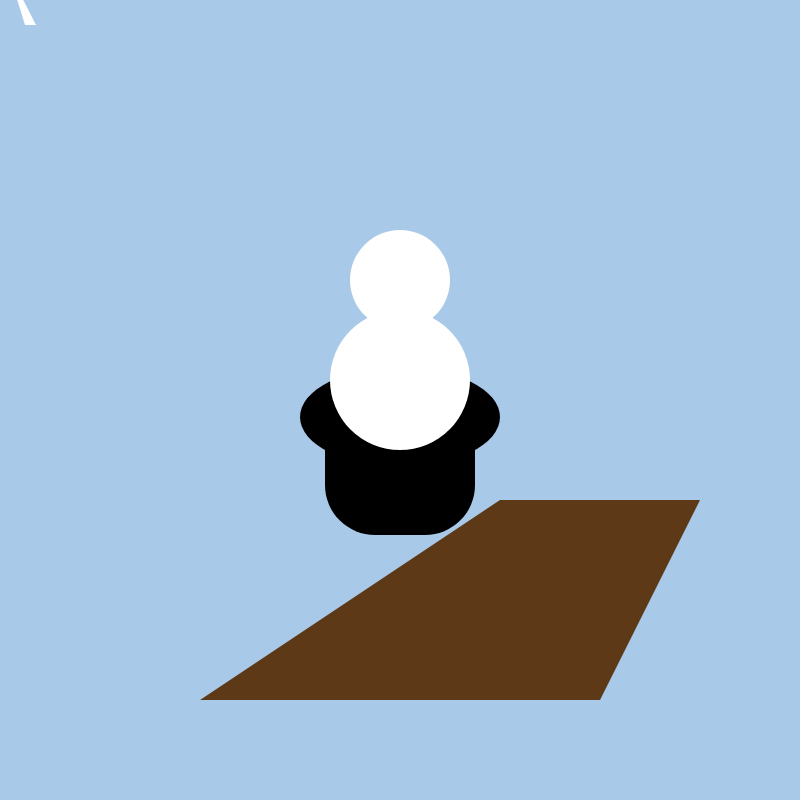
Frame 1 (no input)
Frame 60 (no input): identical to frame 1, image omitted
Frame 120 (the mouse pressed at the canvas centre since frame 60): identical to frame 1, image omitted

The p5.js sketch that drew this single still picture (run headless with seeded random() and noise() and a simulated clock; from frame 60 on, the mouse is pressed at the canvas centre):

// p5.js sketch
// ── sketch.js
/*Chantice Fields
This is my attempt at creating sketches inspired by classic works of art*/

//DECLARING GLOBAL CONSTANTS:
const centerPosX = 500;
const centerPosY = 500;


function setup() 
{
  createCanvas(800, 800);
  rectMode(CENTER);
  noStroke();
}

function draw() 
{
  background(169, 201, 232);

  //Table
 fill(94, 57, 24);
  quad(500, 500, 700, 500, 600, 700, 200, 700);

//top hat
  fill(0,0,0)
  square(400, 460, 150, 0, 0, 50, 50);
   ellipse(400, 417, 200, 100);

    //Cat
  fill(255, 255, 255);
  circle(400, 380, 140);
  circle(400, 280, 100);

    // Draw the triangle.
  triangle(25, 25, 8, -30, 36, 25)
}
